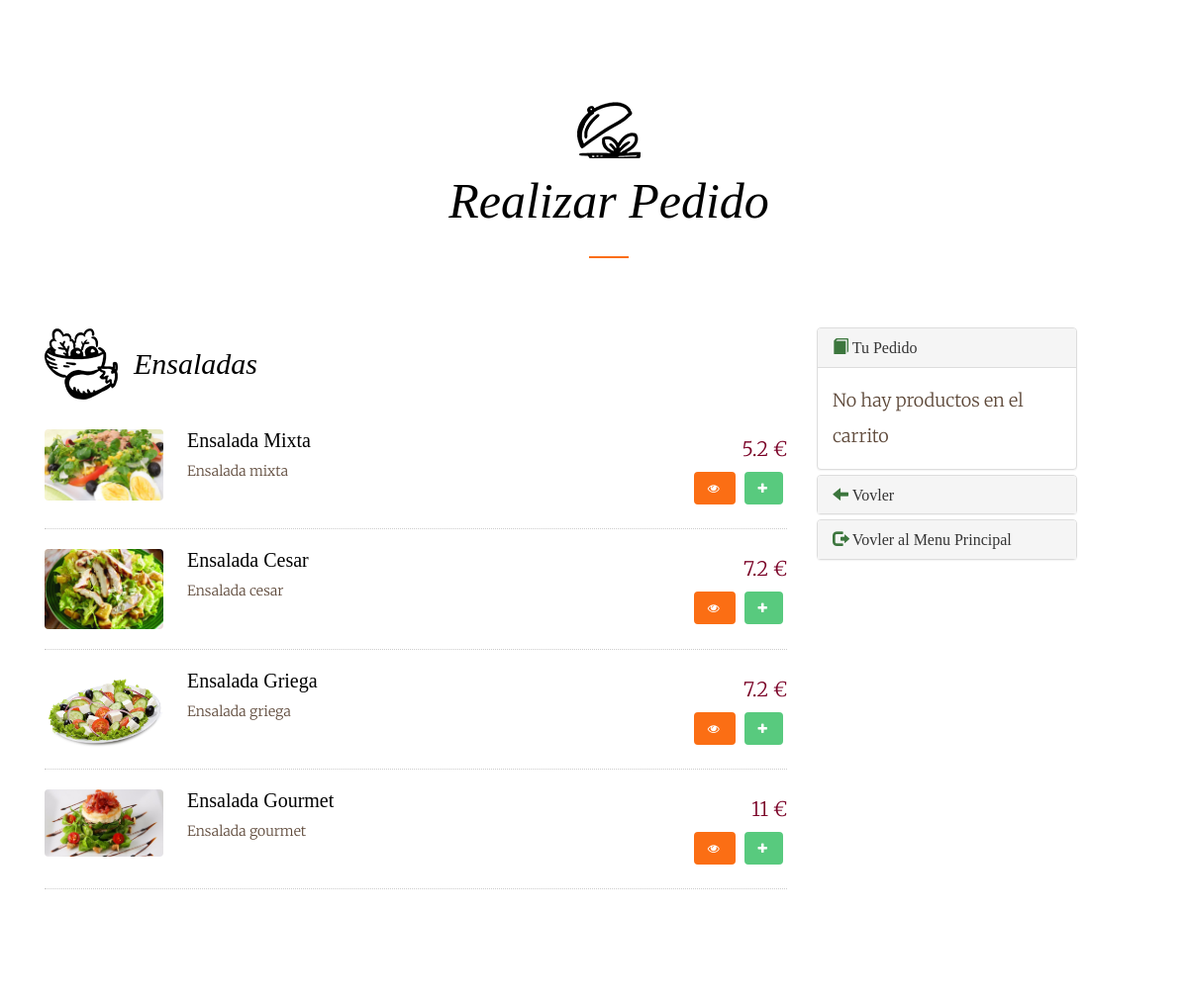
The page /paginas/verTodosEnsaladas.php (signed in) on the database its author committed.
### tables this page shows
CREATE TABLE IF NOT EXISTS producto(
  id_producto TINYINT UNSIGNED PRIMARY KEY AUTO_INCREMENT,
  nombre VARCHAR(30) NOT NULL,
  descripcion VARCHAR(100),
  precio DOUBLE NOT NULL,
  foto VARCHAR(100) DEFAULT NULL,
  calorias SMALLINT UNSIGNED DEFAULT NULL,
  tipo_producto TINYINT UNSIGNED NOT NULL,
  is_delete CHAR(1) NOT NULL DEFAULT 0,
  CONSTRAINT fk_producto_tipo FOREIGN KEY (tipo_producto) REFERENCES tipo_producto(id_tipo_producto)
);

### procedimientos/procedimientos.php (called while the page is built, shortened)
<?php
require_once '../conexion/conexion.php';
class procedimientos{
    public $conexion;
    public $resultado;
    public function conect(){
        $obj = new conexion();
        $this->conexion = new mysqli($obj->getServer(), $obj->getUser(), $obj->getPass(),$obj->getDataBase());
        $this->conexion->set_charset("UTF8");
    }
    public function consultas($query){
        $this->resultado = $this->conexion->query($query);
    }
    public function devolverFilas(){
        return $this->resultado->fetch_array();
    }
}

### conexion/conexion.php (called while the page is built, shortened)
<?php
class conexion{
    private $server = "localhost";
    private $user = "root";
    private $pass = "";
    private $dataBase = "restaurante";
    public function getServer(){
        return $this->server;
    }
    public function getUser(){
        return $this->user;
    }
    public function getPass(){
        return $this->pass;
    }
    public function getDataBase(){
        return $this->dataBase;
    }
}

### procedimientos/carrito.php (called while the page is built, shortened)
<?php
class Carrito {
    private $carrito = array();
    public function __construct(){
        if(!isset($_SESSION["carrito"])) {
            $this->carrito["precio_total"] = 0;
            $this->carrito["articulos_total"] = 0;
        }
        $this->carrito = $_SESSION['carrito'];
    }
    public function get_content() {
        $carrito = $this->carrito;
        unset($carrito["articulos_total"]);
        unset($carrito["precio_total"]);
        return $carrito == null ? null : $carrito;
    }
}

### paginas/verTodosEnsaladas.php (the view, shortened to what this page needs)
<?php
include_once '../procedimientos/procedimientos.php';
include_once '../procedimientos/carrito.php';
$carrito = new Carrito();
$conexion = new procedimientos();
$conexion->conect();
?>
<!DOCTYPE html>
<html lang="en">
<head>
    <link type="text/css" href="../sources/bootstrap.css" rel="stylesheet">
    <link type="text/css" href="../sources/cssPropio.css" rel="stylesheet">
    <link href="//maxcdn.bootstrapcdn.com/font-awesome/4.2.0/css/font-awesome.min.css" rel="stylesheet">
    <link rel="stylesheet" href="../sources/animate.css">
    <link rel="stylesheet" href="../sources/icomoon.css">
    <link rel="stylesheet" href="../sources/style.css">
</head>
<body>
<div class="container caja">
    <div id="fh5co-menus" data-section="menu">
        <div class="container">
            <div class="row text-center fh5co-heading row-padded">
                <div class="col-md-8 col-md-offset-2">
                    <h2 class="heading to-animate">Realizar Pedido</h2>
                </div>
            </div>
            <div class="row row-padded">
                <div class="col-md-8">
                    <div class="fh5co-food-menu to-animate-2">
                        <h2 class="fh5co-salads">Ensaladas</h2>
                        <ul>
                            <?php
                            $query = "SELECT * FROM producto INNER JOIN tipo_producto ON (producto.tipo_producto = tipo_producto.id_tipo_producto) WHERE tipo_producto.nombre = 'Ensaladas'";
                            $conexion->consultas($query);
                            while($resultado = $conexion->devolverFilas()){ echo '
                                <li>
                                    <div class="fh5co-food-desc">';
                                        if($resultado["foto"] == null ){echo'
                                            <figure> <img src="../imagenes/imagen-no-disponible.gif" class="img-responsive"></figure>';
                                        }else {echo'
                                            <figure> <img src="../imagenes/productos/'.$resultado["foto"].'" class="img-responsive"></figure>';
                                        }echo'
                                        <div>
                                            <h3>'.$resultado["1"].'</h3>
                                            <p>'.$resultado["descripcion"].'</p>
                                        </div>
                                    </div>
                                    <div class="fh5co-food-pricing">
                                        '.$resultado["precio"].' €
                                    </div>
                                    <div class="fh5co-food-pricing">
                                        <button type="button" class="btn btn-primary" data-toggle="modal" data-target="#Modal" href="../consultas/obtenerModal.php?id='.$resultado["id_producto"].'"><span class="fa fa-eye"></span></button>
                                        <button type="button" class="btn btn-success" onclick="aniadirProducto('.$resultado["id_producto"].')"><span class="fa fa-plus"></span></button>
                                    </div>
                                </li>';
                            }
                            ?>
                        </ul>
                    </div>
                </div>
                <div class="container">
                    <div class="row">
                        <div class="col-md-3" >
                            <div class="panel-group" id="accordion" >
                                <div class="panel panel-default">
                                    <div class="panel-heading" >
                                        <h4 class="panel-title ">
                                            <a data-toggle="collapse" data-parent="#accordion" href="#collapseOne">
                                                <span class="glyphicon glyphicon-book text-success"></span> Tu Pedido</a>
                                        </h4>
                                    </div>
                                    <div id="collapseOne" class="panel-collapse collapse in">
                                        <div class="panel-body" id="pedido">
                                            <?php
                                            $carro = $carrito->get_content();
                                            if($carro == null) {
                                                echo 'No hay productos en el carrito';
                                            }else{echo'
                                                <table class="table table-striped col-md-9">
                                                <tr>
                                                    <td class="col-md-7">Producto</td>
                                                    <td class="col-md-1">Cantidad</td>
                                                    <td class="col-md-1">Precio</td>
                                                </tr>';
                                            }
                                            ?>
                                        </div>
                                    </div>
                                </div>
                                <div class="panel panel-default">
                                    <div class="panel-heading">
                                        <h4 class="panel-title">
                                            <a href="../paginas/paginaPedido.php"><span class="glyphicon glyphicon-arrow-left text-success"></span> Vovler</a>
                                        </h4>
                                    </div>
                                </div>
                                <div class="panel panel-default">
                                    <div class="panel-heading">
                                        <h4 class="panel-title">
                                            <a href="../paginas/paginaPrincipal.php"><span class="glyphicon glyphicon-log-out text-success"></span> Vovler al Menu Principal</a>
                                        </h4>
                                    </div>
                                </div>
                            </div>
                        </div>
                    </div>
                </div>
            </div>
        </div>
    </div>
</div>

### sources/cssPropio.css (style rules this page uses)
body { margin: 0 auto; position: relative!important; width: 100%!important; height: 100%; }
.caja { background-color: white; height: 100%; }

### sources/style.css (style rules this page uses)
* { margin: 0 auto; }
body { font-family: "Merriweather", serif; font-size: 18px; font-weight: 300; line-height: 2; color: #5e493a; }
a { color: #fb6e14; -webkit-transition: 0.5s; -o-transition: 0.5s; transition: 0.5s; }
h1, h2, h3, h4, h5, h6 { font-family: "Playfair Display", serif; color: #000; }
p { margin-bottom: 30px; }
.btn { margin-right: 4px; margin-bottom: 4px; font-family: "Playfair Display", serif; font-size: 12px; letter-spacing: 2px; text-transform: uppercase; font-weight: 700; -webkit-border-radius: 4px; -moz-border-radius: 4px; -ms-border-radius: 4px; border-radius: 4px; -webkit-transition: 0.5s; -o-transition: 0.5s; transition: 0.5s; }
.btn-primary { background: #fb6e14; color: #fff; border: 2px solid #fb6e14; }
.btn-success { background: #58ca7e; color: #fff; border: 2px solid #58ca7e; }
.fh5co-heading .heading { font-size: 50px; font-style: italic; position: relative; padding-bottom: 30px; margin-bottom: 30px; }
.fh5co-heading .heading:after { content: ""; position: absolute; bottom: 0; width: 40px; height: 2px; left: 50%; background: #fb6e14; margin-left: -20px; }
#fh5co-menus { padding: 7em 0; }
#fh5co-menus .fh5co-heading .heading { position: relative; padding-top: 30px !important; }
#fh5co-menus .fh5co-heading .heading:before, #fh5co-menus .fh5co-heading .heading::before { height: 64px; width: 64px; position: absolute; content: ""; background: url(../imagenes/tipo_producto/dish.png) no-repeat; top: 0; left: 50%; margin-top: -50px; margin-left: -32px; }
#fh5co-menus .fh5co-food-menu { float: left; width: 100%; margin-bottom: 30px; }
#fh5co-menus .fh5co-food-menu h2 { margin-bottom: 50px; font-style: italic; position: relative; }
#fh5co-menus .fh5co-food-menu h2.fh5co-salads { padding-left: 90px; }
#fh5co-menus .fh5co-food-menu h2.fh5co-salads:before { background: url(../imagenes/tipo_producto/salad.png) no-repeat; content: ""; position: absolute; top: -20px; left: 0; width: 74px; height: 74px; }
#fh5co-menus .fh5co-food-menu ul { padding: 0; margin: 0; }
#fh5co-menus .fh5co-food-menu ul li { padding: 0 0 20px 0; margin: 0 0 20px 0; border-bottom: 1px dotted #ccc; display: block; float: left; width: 100%; }
#fh5co-menus .fh5co-food-menu ul li .fh5co-food-desc { clear: both; float: left; width: 80%; }
#fh5co-menus .fh5co-food-menu ul li .fh5co-food-desc > figure { width: 20%; float: left; position: relative; margin-right: 4%; }
#fh5co-menus .fh5co-food-menu ul li .fh5co-food-desc > figure img { max-width: 100%; -webkit-border-radius: 4px; -moz-border-radius: 4px; -ms-border-radius: 4px; border-radius: 4px; margin-bottom: 0; }
#fh5co-menus .fh5co-food-menu ul li .fh5co-food-desc > div { width: 75%; float: left; position: relative; font-size: 14px; line-height: 1.5; }
#fh5co-menus .fh5co-food-menu ul li .fh5co-food-desc > div p { margin: 0; }
#fh5co-menus .fh5co-food-menu ul li .fh5co-food-desc > div h3 { margin: 0 0 10px 0; padding: 0; font-size: 20px; color: #000; }
#fh5co-menus .fh5co-food-menu ul li .fh5co-food-pricing { float: right; width: 20%; text-align: right; font-size: 20px; color: #7a0026; }
.js .to-animate, .js .to-animate-2 { opacity: 0; }
.row-padded { padding-bottom: 40px; }

### rows shown on the page
producto: foto (picture), nombre "Ensalada Mixta", descripcion "Ensalada mixta", precio "5.2"
producto: foto (picture), nombre "Ensalada Cesar", descripcion "Ensalada cesar", precio "7.2"
producto: foto (picture), nombre "Ensalada Griega", descripcion "Ensalada griega", precio "7.2"
producto: foto (picture), nombre "Ensalada Gourmet", descripcion "Ensalada gourmet", precio "11"
